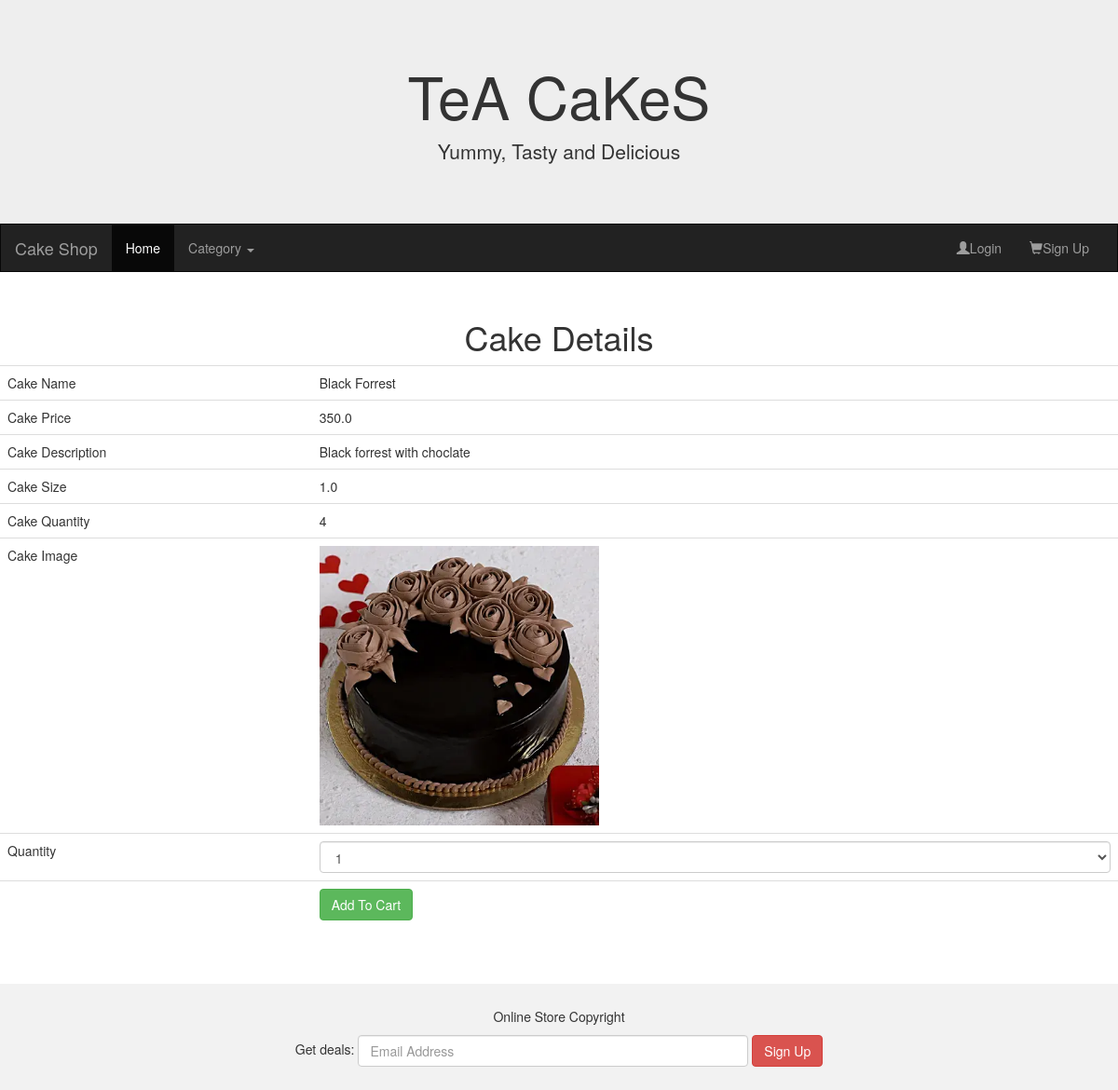
Screenshot of /viewDetails/1 with the database file from the repository.
### AdminApp/models.py (models this page shows)
class Product(models.Model):
    pname = models.CharField(max_length=20)
    price = models.FloatField(default=200)
    description = models.CharField(max_length=50)
    size = models.FloatField(default=1)
    qty = models.IntegerField()
    image = models.ImageField(default='abc.jpg',upload_to='Images')
    cat = models.ForeignKey(to='Category', on_delete=models.CASCADE)
    class Meta:
        db_table ="Product"

### UserApp/views.py (the view)
# urls.py: path('viewDetails/<id>',views.viewDetails),
def viewDetails(request,id):
    cake = Product.objects.get(id=id)
    cats = Category.objects.all()
    return render(request,'viewDetails.html',{'cake':cake,'cats':cats})

### UserApp/templates/viewDetails.html (shortened to what this page needs)
{%extends 'homepage.html'%}
{%block content%}
<!DOCTYPE html>
<html lang="en">
<head>
</head>
<body>
    <center>
        <h1>Cake Details</h1>
    <table class="table">
        <form action="/addtocart" method="post">
        <tr>
            <td>Cake Name</td>
            <td>{{cake.pname}}</td>
        </tr>
        <tr>
            <td>Cake Price</td>
            <td>{{cake.price}}</td>
        </tr>
        <tr>
            <td>Cake Description</td>
            <td>{{cake.description}}</td>
        </tr>
        <tr>
            <td>Cake Size</td>
            <td>{{cake.size}}</td>
        </tr>
        <tr>
            <td>Cake Quantity</td>
            <td>{{cake.qty}}</td>
        </tr>
        <tr>
            <td>Cake Image</td>
            <td><img src="{{cake.image.url}} " height="300px" width="300px"/></td>
        </tr>
        <tr><td>Quantity</td>
             <td>
            <select name="qty" class="form-control">
                <option>1</option>
            </select>
        </td>
    </tr>
    <tr><td></td>
        <td>
            <button type="submit" class="btn btn-success">Add To Cart</button>
        </td>
    </tr>
</form>
    </table>
</center>
</body>
</html>
{%endblock%}

### rows the page displays
Product: pname "Black Forrest", price "350.0", description "Black forrest with choclate", size "1.0", qty "4", image (picture)
